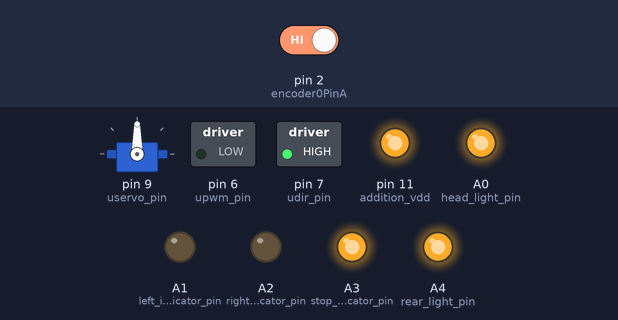
This sketch was run on a simulated Arduino Uno, built with avr-gcc and run on an emulated ATmega328P. Shown: servo, switched loads named in the sketch (green lamp = pin HIGH), output pins drawn as LEDs (lit = HIGH). The test bench sets the inputs (shaded band); at power-on: pin 2 (encoder0PinA) HIGH. What the sketch prints to the serial monitor is not drawn.

Above: at 0.1 s.
Timing chart, 0 to 1.6 s (numbered marks = the images above):
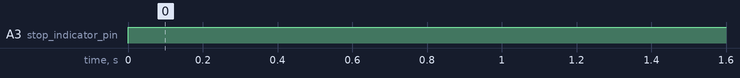

The sketch:

arduinoUno.ino
```cpp
#include <Servo.h>

//#define orange_car
//пины для энкодера
//(!!! ардуино уно один из пинов обязательно на второй или третий пин
//так как они с прерываниями, второй - любой
//второй пин можно не использовать так как мы знаем направление движения
//и важно определять только скорость
#define encoder0PinA  2
//#define encoder0PinB  5

//выход на 5 вольт
#define addition_vdd 11

#define upwm_pin 6 //пин для управления скоростью мотора. канал M1 на шилде
#define udir_pin 7 //пин для управления направлением вращения. канал M1 на шилде
#define uservo_pin 9 //пин куда подключен сервомотор

#define head_light_pin A0 //передние фары
#define left_indicator_pin A1 //левый поворотник
#define right_indicator_pin A2 //правый поворотник
#define stop_indicator_pin A3 //стоп сигналы
#define rear_light_pin A4 // задние фары
#define gnd_analog_pin A5 //масса

#define turn_signal_freq 500 //частота моргания поворотников в миллисекундах
#define deviation 10 //значение угла поворота сервомотора в градусах при котором будут включены поворотники
#define angle_range 35
#define angle_center 90
#define speed_min 450

int Speed = 0,old_Speed=0; // Скорость в условных единицах
float real_speed = 0; //реальная скорость в сантиметрах в секунду
int DIR = 0;
int Corner = 90,old_Corner = 0; // угол поворота в градусах
Servo myservo;
char cur_state = 0;
int kod = 0;
unsigned long time;
unsigned long right_time_indicator;
unsigned long left_time_indicator;
unsigned long time_current;
unsigned long last_speed_update =0;
boolean turn_right_light;
boolean turn_left_light;
volatile unsigned int encoder0Pos = 0;

enum directions
{
  FORWARD = 1,
  BACKWARD = 2
};

class Motor
{
  private:
  int PWM_PIN; //pin on motorshild to control pwm
  int DIR_PIN; //pin on motorshild to control direction
  public:
  Motor(int PWM_PIN,int DIR_PIN)
 {
   this->PWM_PIN = PWM_PIN;
   this->DIR_PIN = DIR_PIN;
   pinMode(PWM_PIN, OUTPUT);
   pinMode(DIR_PIN, OUTPUT);
 }
 void set_direction(directions dir)
 {
   switch(dir)
   {
    case FORWARD:
     {
        digitalWrite(DIR_PIN, HIGH);
        break;
     }
    case BACKWARD:
     {
        digitalWrite(DIR_PIN, LOW);
        break;
     }
    default:
     {
        break;
     }
   }
 }
 void set_speed_digit(int Speed)
 {
    if (Speed > 0)
    {
      if (Speed > 999) Speed = 999;
      digitalWrite(PWM_PIN, HIGH);
      delayMicroseconds(Speed);
      digitalWrite(PWM_PIN, LOW);
      delayMicroseconds(1000 - Speed);
    }
 }
 void set_speed(int Speed)
 {
   analogWrite(PWM_PIN, Speed);
 }
};

Motor motor1(upwm_pin,udir_pin);

void setup(void)
{
  pinMode(addition_vdd,OUTPUT);
  digitalWrite(addition_vdd, HIGH);

  Serial.begin(115200);
  Serial.setTimeout(20);
  myservo.attach(uservo_pin);
  motor1.set_direction(FORWARD);
  pinMode(gnd_analog_pin,OUTPUT);
  pinMode(rear_light_pin,OUTPUT);
  pinMode(head_light_pin,OUTPUT);
  pinMode(stop_indicator_pin,OUTPUT);
  pinMode(left_indicator_pin,OUTPUT);
  pinMode(right_indicator_pin,OUTPUT);
  digitalWrite(rear_light_pin, HIGH);
  digitalWrite(head_light_pin, HIGH);
  digitalWrite(gnd_analog_pin,LOW);
  digitalWrite(left_indicator_pin,LOW);
  digitalWrite(right_indicator_pin,LOW);
  digitalWrite(stop_indicator_pin,LOW);
  time = 0;
  right_time_indicator = 0;
  left_time_indicator = 0;
  time_current = 0;
  turn_right_light = false;
  turn_left_light = false;

  pinMode(encoder0PinA, INPUT);
  attachInterrupt(0, doEncoder, CHANGE); // encoder pin on interrupt 0 - pin 2
}

void turnsignal_illumination();
void serial_get_data();

void loop(void)
{
  time_current = millis();

  if(Corner!=old_Corner) myservo.write(Corner);  //set up corner
  if((time_current-time)>1000)
  {
     Speed = 0;
  }

  if(Speed == 0)
  {
    if(abs(Corner-90)>angle_range-5)
    {
      Speed = old_Speed;
      motor1.set_speed(Speed/4);
    }
    else
    {
      digitalWrite(upwm_pin, LOW);
    }
  }
  else
  {
    motor1.set_speed(Speed/4);
  }

  turnsignal_illumination(); //управляет мерцанием поворотников

  old_Speed = Speed;
  old_Corner = Corner;
  serial_get_data(); //получить данные по последовательному порту
  if(time_current-last_speed_update>1000)
  {
    serial_send_data();
  }
}


void serial_send_data()
{
  //отправить последовательность байт по COM порту
  //отправить реальную скорость
  //unsigned int - 2 байта
  real_speed = encoder0Pos*1.3;
  encoder0Pos=0;
  last_speed_update = millis();
   Serial.print('F');
   Serial.print(real_speed);
   Serial.print('E');
}


void serial_get_data()
{
   if (Serial.available() > 0)
   {
       char c = Serial.read();

       switch(cur_state)
       {
        case 1:
            if(c == 'P') cur_state = 2;
            else cur_state = 0;
            break;

        case 2:
            if(c == 'D')
            {
               Corner = Serial.parseInt();
               DIR = Serial.parseInt();
               Speed = Serial.parseInt();
               cur_state = 0;
               time = time_current;
            }
            else cur_state = 0;
            break;
        default:
            if(c == 'S') cur_state = 1;
            else cur_state = 0;
            break;
       }
   }
}


void turnsignal_illumination()
{
  if(Speed == 0)
  {
   digitalWrite(stop_indicator_pin, HIGH);
  }
  else
  {
    digitalWrite(stop_indicator_pin, LOW);
  }

  if(Corner>90+deviation)
  {
    if(!turn_right_light)
    {
      if(right_time_indicator==0)
      {
        turn_right_light = true;
        digitalWrite(right_indicator_pin, HIGH);
        right_time_indicator = time_current;
      }
      else if(time_current - right_time_indicator > 2*turn_signal_freq)
      {
        turn_right_light = false;
        right_time_indicator = 0;
        digitalWrite(right_indicator_pin, LOW);
      }
    }
    else
    {
      if(time_current - right_time_indicator > turn_signal_freq)
      {
        turn_right_light = false;
        digitalWrite(right_indicator_pin, LOW);
      }
    }
  }
  else
  {
    turn_right_light = false;
    right_time_indicator = 0;
    digitalWrite(right_indicator_pin, LOW);
  }

  if(Corner<90-deviation)
  {
    if(!turn_left_light)
    {
      if(left_time_indicator==0)
      {
        turn_left_light = true;
        digitalWrite(left_indicator_pin, HIGH);
        left_time_indicator = time_current;
      }
      else if(time_current - left_time_indicator > 2*turn_signal_freq)
      {
        turn_left_light = false;
        left_time_indicator = 0;
        digitalWrite(left_indicator_pin, LOW);
      }
    }
    else
    {
      if(time_current - left_time_indicator > turn_signal_freq)
      {
        turn_left_light = false;
        digitalWrite(left_indicator_pin, LOW);
      }
    }
  }
  else
  {
    turn_left_light = false;
    left_time_indicator = 0;
    digitalWrite(left_indicator_pin, LOW);
  }
}


void doEncoder()
{
  encoder0Pos++;
}
```

Measured:
- by itself, A3 (stop_indicator_pin): LOW → HIGH at 0.00 s
